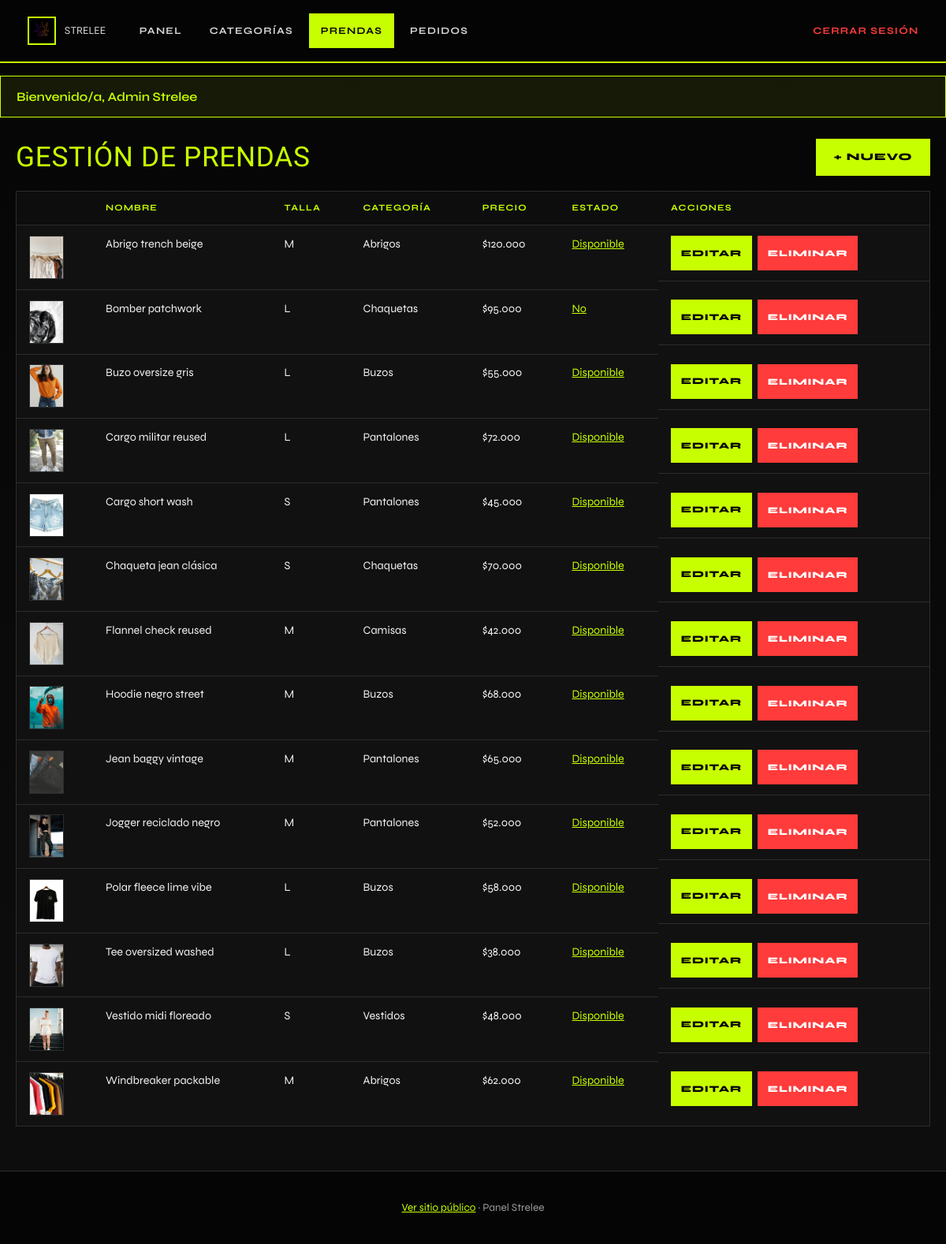
Screenshot of /admin/prendas.php (signed in) with the database file from the repository.
### tables this page shows
CREATE TABLE prenda (
  id_prenda INT UNSIGNED AUTO_INCREMENT PRIMARY KEY,
  nombre VARCHAR(150) NOT NULL,
  talla VARCHAR(20) NOT NULL,
  precio DECIMAL(10,2) NOT NULL DEFAULT 0.00,
  descripcion TEXT NULL,
  disponible TINYINT(1) NOT NULL DEFAULT 1,
  foto_url VARCHAR(500) NULL,
  id_categoria INT UNSIGNED NOT NULL,
  CONSTRAINT fk_prenda_categoria FOREIGN KEY (id_categoria) REFERENCES categoria(id_categoria)
    ON UPDATE CASCADE ON DELETE RESTRICT
);

CREATE TABLE categoria (
  id_categoria INT UNSIGNED AUTO_INCREMENT PRIMARY KEY,
  nombre VARCHAR(100) NOT NULL
);

### includes/funciones.php (called while the page is built, shortened)
<?php
function e($texto) {
    return htmlspecialchars((string)$texto, ENT_QUOTES, 'UTF-8');
}
function formatearPrecio($precio) {
    return '$' . number_format((float)$precio, 0, ',', '.');
}
function fotoSrc($url, $desdeAdmin = false) {
    $url = trim((string)$url);
    $rel = ltrim($url, '/');
    return ($desdeAdmin ? '../' : '') . $rel;
}

### admin/prendas.php (the view, shortened to what this page needs)
<?php
require_once __DIR__ . '/../includes/conexion.php';
require_once __DIR__ . '/../includes/funciones.php';
$prendas = $mysqli->query(
    'SELECT p.*, c.nombre AS categoria_nombre FROM prenda p
     JOIN categoria c ON c.id_categoria = p.id_categoria ORDER BY p.nombre'
)->fetch_all(MYSQLI_ASSOC);
require __DIR__ . '/../includes/header_admin.php';
?>
<div class="toolbar">
    <h2>Gestión de prendas</h2>
    <a class="btn btn-lima" href="prenda_form.php">+ Nuevo</a>
</div>
<div class="tabla-wrap">
<table>
    <thead><tr><th></th><th>Nombre</th><th>Talla</th><th>Categoría</th><th>Precio</th><th>Estado</th><th>Acciones</th></tr></thead>
    <tbody>
    <?php foreach ($prendas as $p): ?>
        <tr>
            <td><img class="thumb" src="<?= e(fotoSrc($p['foto_url'], true)) ?>" alt=""></td>
            <td data-label="Nombre"><?= e($p['nombre']) ?></td>
            <td data-label="Talla"><?= e($p['talla']) ?></td>
            <td data-label="Categoría"><?= e($p['categoria_nombre']) ?></td>
            <td data-label="Precio"><?= e(formatearPrecio($p['precio'])) ?></td>
            <td data-label="Estado"><a href="?toggle=<?= (int)$p['id_prenda'] ?>" style="color:var(--lima)"><?= (int)$p['disponible'] ? 'Disponible' : 'No' ?></a></td>
            <td class="acciones" data-label="Acciones">
                <a class="btn btn-lima btn-sm" href="prenda_form.php?id=<?= (int)$p['id_prenda'] ?>">Editar</a>
                <form method="post" onsubmit="return confirm('¿Eliminar?')">
                    <button class="btn btn-danger btn-sm" type="submit">Eliminar</button>
                </form>
            </td>
        </tr>
    <?php endforeach; ?>
    </tbody>
</table>
</div>
<?php require __DIR__ . '/../includes/footer_admin.php'; ?>

### css/estilos.css (style rules this page uses)
:root { --negro: #050505; --negro-2: #111111; --negro-3: #1a1a1a; --lima: #c8ff00; --lima-dim: #a8d600; --lima-glow: rgba(200, 255, 0, 0.18); --gris: #9a9a9a; --gris-claro: #d4d4d4; --gris-borde: #2c2c2c; --blanco: #f2f2f2; --danger: #ff3b3b; --ok: #7dffb3; --wa: #1faa74; --max: 1200px; --ease: cubic-bezier(0.22, 1, 0.36, 1); --pad-x: clamp(0.85rem, 3.2vw, 1.25rem); --header-h: 4.25rem; --tap: 44px; }
* { box-sizing: border-box; margin: 0; padding: 0; }
html { scroll-behavior: smooth; -webkit-text-size-adjust: 100%; text-size-adjust: 100%; overflow-x: clip; width: 100%; }
body { font-family: "Syne", "Segoe UI", sans-serif; background-color: var(--negro); background-image: linear-gradient(180deg, #050505 0%, #0c0c0c 55%, #050505 100%), repeating-linear-gradient( -12deg, transparent, transparent 40px, rgba(200, 255, 0, 0.02) 40px, rgba(200, 255, 0, 0.02) 41px ); color: var(--blanco); min-height: 100vh; min-height: 100dvh; line-height: 1.5; overflow-x: clip; width: 100%; max-width: 100vw; padding-left: env(safe-area-inset-left, 0px); padding-right: env(safe-area-inset-right, 0px); }
img { max-width: 100%; height: auto; display: block; }
body.admin { background-image: linear-gradient(180deg, #050505 0%, #0e0e0e 100%); }
h1, h2, h3, .brand span, .display, .stamp { font-family: "Archivo Black", "Impact", sans-serif; letter-spacing: 0.02em; font-weight: 400; text-transform: uppercase; }
a { color: var(--lima); }
.btn { display: inline-flex; align-items: center; justify-content: center; border: none; padding: 0.85rem 1.4rem; font-weight: 800; text-decoration: none; cursor: pointer; font-family: inherit; text-transform: uppercase; letter-spacing: 0.08em; font-size: 0.8rem; min-height: var(--tap); transition: transform 0.2s var(--ease), background 0.2s, color 0.2s; text-align: center; }
.btn-lima { background: var(--lima); color: var(--negro); }
.btn-sm { padding: 0.45rem 0.8rem; font-size: 0.72rem; }
.btn-danger { background: var(--danger); color: white; }
.tabla-wrap { overflow-x: auto; -webkit-overflow-scrolling: touch; border: 1px solid var(--gris-borde); background: var(--negro-2); }
table { width: 100%; border-collapse: collapse; }
th, td { text-align: left; padding: 0.8rem 1rem; border-bottom: 1px solid var(--gris-borde); font-size: 0.9rem; vertical-align: top; }
th { background: #0d0d0d; color: var(--lima); font-size: 0.7rem; text-transform: uppercase; letter-spacing: 0.1em; }
tr:last-child td { border-bottom: none; }
td img.thumb { width: 44px; height: 55px; object-fit: cover; border: 1px solid var(--gris-borde); }
.acciones { display: flex; gap: 0.45rem; flex-wrap: wrap; align-items: center; }
.toolbar { display: flex; justify-content: space-between; align-items: center; gap: 1rem; margin-bottom: 1rem; flex-wrap: wrap; }
.toolbar h2 { color: var(--lima); font-size: clamp(1.6rem, 4vw, 2.2rem); }

### rows the page displays
prenda: foto_url (picture), nombre "Abrigo trench beige", talla "M", id_categoria.nombre "Abrigos", precio "$120.000", disponible "Disponible"
prenda: foto_url (picture), nombre "Bomber patchwork", talla "L", id_categoria.nombre "Chaquetas", precio "$95.000", disponible "No"
prenda: foto_url (picture), nombre "Buzo oversize gris", talla "L", id_categoria.nombre "Buzos", precio "$55.000", disponible "Disponible"
prenda: foto_url (picture), nombre "Cargo militar reused", talla "L", id_categoria.nombre "Pantalones", precio "$72.000", disponible "Disponible"
prenda: foto_url (picture), nombre "Cargo short wash", talla "S", id_categoria.nombre "Pantalones", precio "$45.000", disponible "Disponible"
prenda: foto_url (picture), nombre "Chaqueta jean clásica", talla "S", id_categoria.nombre "Chaquetas", precio "$70.000", disponible "Disponible"
prenda: foto_url (picture), nombre "Flannel check reused", talla "M", id_categoria.nombre "Camisas", precio "$42.000", disponible "Disponible"
prenda: foto_url (picture), nombre "Hoodie negro street", talla "M", id_categoria.nombre "Buzos", precio "$68.000", disponible "Disponible"
prenda: foto_url (picture), nombre "Jean baggy vintage", talla "M", id_categoria.nombre "Pantalones", precio "$65.000", disponible "Disponible"
prenda: foto_url (picture), nombre "Jogger reciclado negro", talla "M", id_categoria.nombre "Pantalones", precio "$52.000", disponible "Disponible"
prenda: foto_url (picture), nombre "Polar fleece lime vibe", talla "L", id_categoria.nombre "Buzos", precio "$58.000", disponible "Disponible"
prenda: foto_url (picture), nombre "Tee oversized washed", talla "L", id_categoria.nombre "Buzos", precio "$38.000", disponible "Disponible"
prenda: foto_url (picture), nombre "Vestido midi floreado", talla "S", id_categoria.nombre "Vestidos", precio "$48.000", disponible "Disponible"
prenda: foto_url (picture), nombre "Windbreaker packable", talla "M", id_categoria.nombre "Abrigos", precio "$62.000", disponible "Disponible"

### other values shown
$mensaje "Bienvenido/a, Admin Strelee"
